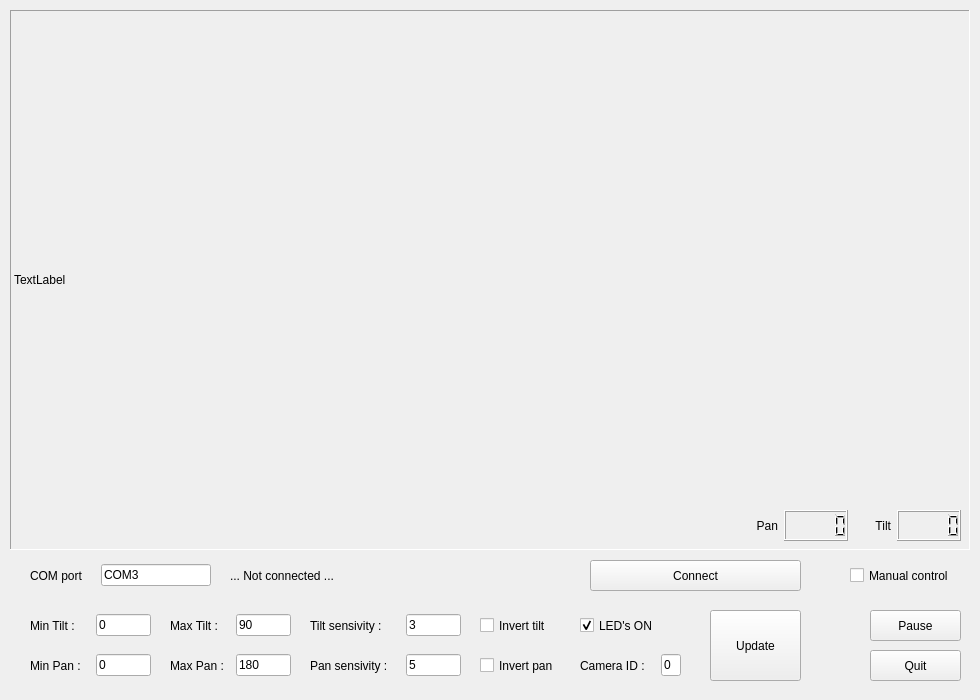
<?xml version="1.0" encoding="UTF-8"?>
<ui version="4.0">
 <class>Form</class>
 <widget class="QWidget" name="Form">
  <property name="geometry">
   <rect>
    <x>0</x>
    <y>0</y>
    <width>980</width>
    <height>700</height>
   </rect>
  </property>
  <property name="minimumSize">
   <size>
    <width>980</width>
    <height>700</height>
   </size>
  </property>
  <property name="windowTitle">
   <string>Form</string>
  </property>
  <widget class="QLabel" name="label">
   <property name="geometry">
    <rect>
     <x>10</x>
     <y>10</y>
     <width>960</width>
     <height>540</height>
    </rect>
   </property>
   <property name="minimumSize">
    <size>
     <width>960</width>
     <height>540</height>
    </size>
   </property>
   <property name="maximumSize">
    <size>
     <width>960</width>
     <height>540</height>
    </size>
   </property>
   <property name="mouseTracking">
    <bool>true</bool>
   </property>
   <property name="frameShape">
    <enum>QFrame::Panel</enum>
   </property>
   <property name="frameShadow">
    <enum>QFrame::Sunken</enum>
   </property>
   <property name="text">
    <string>TextLabel</string>
   </property>
  </widget>
  <widget class="QCheckBox" name="Manual_checkbox">
   <property name="geometry">
    <rect>
     <x>850</x>
     <y>560</y>
     <width>121</width>
     <height>31</height>
    </rect>
   </property>
   <property name="text">
    <string>Manual control</string>
   </property>
  </widget>
  <widget class="QWidget" name="horizontalLayoutWidget">
   <property name="geometry">
    <rect>
     <x>740</x>
     <y>510</y>
     <width>221</width>
     <height>31</height>
    </rect>
   </property>
   <layout class="QHBoxLayout" name="horizontalLayout">
    <item>
     <widget class="QLabel" name="label_2">
      <property name="autoFillBackground">
       <bool>false</bool>
      </property>
      <property name="frameShape">
       <enum>QFrame::NoFrame</enum>
      </property>
      <property name="lineWidth">
       <number>1</number>
      </property>
      <property name="text">
       <string>Pan</string>
      </property>
      <property name="textFormat">
       <enum>Qt::AutoText</enum>
      </property>
      <property name="alignment">
       <set>Qt::AlignRight|Qt::AlignTrailing|Qt::AlignVCenter</set>
      </property>
     </widget>
    </item>
    <item>
     <widget class="QLCDNumber" name="Pan_LCD"/>
    </item>
    <item>
     <widget class="QLabel" name="label_3">
      <property name="text">
       <string>Tilt</string>
      </property>
      <property name="alignment">
       <set>Qt::AlignRight|Qt::AlignTrailing|Qt::AlignVCenter</set>
      </property>
     </widget>
    </item>
    <item>
     <widget class="QLCDNumber" name="Tilt_LCD"/>
    </item>
   </layout>
  </widget>
  <widget class="QWidget" name="horizontalLayoutWidget_2">
   <property name="geometry">
    <rect>
     <x>30</x>
     <y>560</y>
     <width>181</width>
     <height>31</height>
    </rect>
   </property>
   <layout class="QHBoxLayout" name="horizontalLayout_2">
    <item>
     <widget class="QLabel" name="label_4">
      <property name="text">
       <string>COM port</string>
      </property>
     </widget>
    </item>
    <item>
     <widget class="QLineEdit" name="COMlineEdit">
      <property name="maximumSize">
       <size>
        <width>110</width>
        <height>16777215</height>
       </size>
      </property>
      <property name="text">
       <string>COM3</string>
      </property>
     </widget>
    </item>
   </layout>
  </widget>
  <widget class="QWidget" name="horizontalLayoutWidget_3">
   <property name="geometry">
    <rect>
     <x>30</x>
     <y>610</y>
     <width>121</width>
     <height>31</height>
    </rect>
   </property>
   <layout class="QHBoxLayout" name="horizontalLayout_3">
    <item>
     <widget class="QLabel" name="label_5">
      <property name="text">
       <string>Min Tilt :</string>
      </property>
     </widget>
    </item>
    <item>
     <widget class="QLineEdit" name="MinTiltlineEdit">
      <property name="maximumSize">
       <size>
        <width>55</width>
        <height>16777215</height>
       </size>
      </property>
      <property name="text">
       <string>0</string>
      </property>
     </widget>
    </item>
   </layout>
  </widget>
  <widget class="QWidget" name="horizontalLayoutWidget_4">
   <property name="geometry">
    <rect>
     <x>170</x>
     <y>610</y>
     <width>121</width>
     <height>31</height>
    </rect>
   </property>
   <layout class="QHBoxLayout" name="horizontalLayout_4">
    <item>
     <widget class="QLabel" name="label_6">
      <property name="text">
       <string>Max Tilt :</string>
      </property>
     </widget>
    </item>
    <item>
     <widget class="QLineEdit" name="MaxTiltlineEdit">
      <property name="maximumSize">
       <size>
        <width>55</width>
        <height>16777215</height>
       </size>
      </property>
      <property name="text">
       <string>90</string>
      </property>
     </widget>
    </item>
   </layout>
  </widget>
  <widget class="QWidget" name="horizontalLayoutWidget_5">
   <property name="geometry">
    <rect>
     <x>30</x>
     <y>650</y>
     <width>121</width>
     <height>31</height>
    </rect>
   </property>
   <layout class="QHBoxLayout" name="horizontalLayout_5">
    <item>
     <widget class="QLabel" name="label_7">
      <property name="text">
       <string>Min Pan :</string>
      </property>
     </widget>
    </item>
    <item>
     <widget class="QLineEdit" name="MinPanlineEdit">
      <property name="maximumSize">
       <size>
        <width>55</width>
        <height>16777215</height>
       </size>
      </property>
      <property name="text">
       <string>0</string>
      </property>
     </widget>
    </item>
   </layout>
  </widget>
  <widget class="QWidget" name="horizontalLayoutWidget_6">
   <property name="geometry">
    <rect>
     <x>170</x>
     <y>650</y>
     <width>121</width>
     <height>31</height>
    </rect>
   </property>
   <layout class="QHBoxLayout" name="horizontalLayout_6">
    <item>
     <widget class="QLabel" name="label_8">
      <property name="text">
       <string>Max Pan :</string>
      </property>
     </widget>
    </item>
    <item>
     <widget class="QLineEdit" name="MaxPanlineEdit">
      <property name="maximumSize">
       <size>
        <width>55</width>
        <height>16777215</height>
       </size>
      </property>
      <property name="text">
       <string>180</string>
      </property>
     </widget>
    </item>
   </layout>
  </widget>
  <widget class="QPushButton" name="QuitButton">
   <property name="geometry">
    <rect>
     <x>870</x>
     <y>650</y>
     <width>91</width>
     <height>31</height>
    </rect>
   </property>
   <property name="text">
    <string>Quit</string>
   </property>
  </widget>
  <widget class="QPushButton" name="PauseButton">
   <property name="geometry">
    <rect>
     <x>870</x>
     <y>610</y>
     <width>91</width>
     <height>31</height>
    </rect>
   </property>
   <property name="text">
    <string>Pause</string>
   </property>
  </widget>
  <widget class="QPushButton" name="ConnectButton">
   <property name="geometry">
    <rect>
     <x>590</x>
     <y>560</y>
     <width>211</width>
     <height>31</height>
    </rect>
   </property>
   <property name="text">
    <string>Connect</string>
   </property>
  </widget>
  <widget class="QPushButton" name="UpdateButton">
   <property name="geometry">
    <rect>
     <x>710</x>
     <y>610</y>
     <width>91</width>
     <height>71</height>
    </rect>
   </property>
   <property name="text">
    <string>Update</string>
   </property>
  </widget>
  <widget class="QLabel" name="COMConnectLabel">
   <property name="geometry">
    <rect>
     <x>230</x>
     <y>560</y>
     <width>351</width>
     <height>31</height>
    </rect>
   </property>
   <property name="text">
    <string>... Not connected ...</string>
   </property>
  </widget>
  <widget class="QCheckBox" name="InvertTilt_checkbox">
   <property name="geometry">
    <rect>
     <x>480</x>
     <y>610</y>
     <width>81</width>
     <height>31</height>
    </rect>
   </property>
   <property name="text">
    <string>Invert tilt</string>
   </property>
  </widget>
  <widget class="QCheckBox" name="InvertPan_checkbox">
   <property name="geometry">
    <rect>
     <x>480</x>
     <y>650</y>
     <width>81</width>
     <height>31</height>
    </rect>
   </property>
   <property name="text">
    <string>Invert pan</string>
   </property>
  </widget>
  <widget class="QWidget" name="horizontalLayoutWidget_7">
   <property name="geometry">
    <rect>
     <x>310</x>
     <y>610</y>
     <width>151</width>
     <height>31</height>
    </rect>
   </property>
   <layout class="QHBoxLayout" name="horizontalLayout_7">
    <item>
     <widget class="QLabel" name="label_9">
      <property name="text">
       <string>Tilt sensivity :</string>
      </property>
      <property name="textFormat">
       <enum>Qt::PlainText</enum>
      </property>
     </widget>
    </item>
    <item>
     <widget class="QLineEdit" name="TiltSensivityEdit">
      <property name="maximumSize">
       <size>
        <width>55</width>
        <height>16777215</height>
       </size>
      </property>
      <property name="text">
       <string>3</string>
      </property>
     </widget>
    </item>
   </layout>
  </widget>
  <widget class="QWidget" name="horizontalLayoutWidget_8">
   <property name="geometry">
    <rect>
     <x>310</x>
     <y>650</y>
     <width>151</width>
     <height>31</height>
    </rect>
   </property>
   <layout class="QHBoxLayout" name="horizontalLayout_8">
    <item>
     <widget class="QLabel" name="label_10">
      <property name="text">
       <string>Pan sensivity :</string>
      </property>
     </widget>
    </item>
    <item>
     <widget class="QLineEdit" name="PanSensivityEdit">
      <property name="maximumSize">
       <size>
        <width>55</width>
        <height>16777215</height>
       </size>
      </property>
      <property name="text">
       <string>5</string>
      </property>
     </widget>
    </item>
   </layout>
  </widget>
  <widget class="QCheckBox" name="LED_checkbox">
   <property name="geometry">
    <rect>
     <x>580</x>
     <y>610</y>
     <width>91</width>
     <height>31</height>
    </rect>
   </property>
   <property name="text">
    <string>LED's ON</string>
   </property>
   <property name="checked">
    <bool>true</bool>
   </property>
  </widget>
  <widget class="QWidget" name="horizontalLayoutWidget_9">
   <property name="geometry">
    <rect>
     <x>580</x>
     <y>650</y>
     <width>101</width>
     <height>31</height>
    </rect>
   </property>
   <layout class="QHBoxLayout" name="horizontalLayout_9">
    <item>
     <widget class="QLabel" name="label_11">
      <property name="text">
       <string>Camera ID :</string>
      </property>
      <property name="textFormat">
       <enum>Qt::PlainText</enum>
      </property>
     </widget>
    </item>
    <item>
     <widget class="QLineEdit" name="CameraIDEdit">
      <property name="maximumSize">
       <size>
        <width>20</width>
        <height>16777215</height>
       </size>
      </property>
      <property name="text">
       <string>0</string>
      </property>
     </widget>
    </item>
   </layout>
  </widget>
 </widget>
 <resources/>
 <connections/>
</ui>
